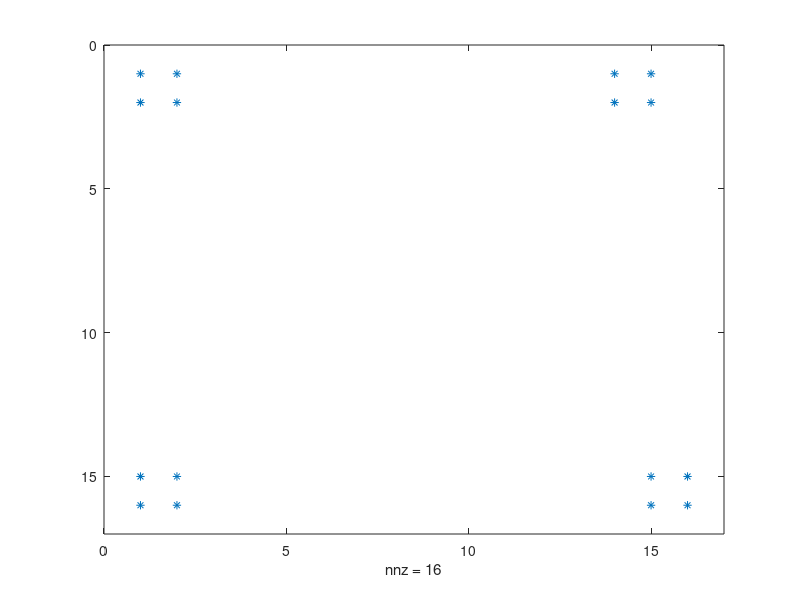

MATLAB code for this plot:
clc, clearvars, close all
function m = matris_maunal%skapar och skickar tillbaka starttillstånd i från figur 3 i uppgiften
    a = zeros(16);
    a(5:9,5)=1; a(5,7:11)=1; a(11,5:9)=1; a(7:11,11)=1;
    m=a;
end
%kolla med lärare om man får ändra input variabler från A till a
function antal = antalgrannar(A, rad, kol, sz) %funktion som ska ta in en matris(A) och index till matrisen (rad och kol) och ange antal grannar till den punkten. La till sz(size) men vet inte om det är tillåtet
    %måste göra något åt så man inte kollar utanför matris
    if rad==1 && kol==1 %börja med om i hörnen
        antal=A(rad,kol+1)+A(rad+1,kol+1)+A(rad+1,kol);
    elseif rad==1 && kol==sz(2)
        antal=A(rad,kol-1)+A(rad+1,kol-1)+A(rad+1,kol);
    elseif rad==sz(1) && kol==sz(2)
        antal=A(rad-1,kol-1)+A(rad-1,kol)+A(rad,kol-1);
    elseif rad==sz(1) && kol==1
        antal=A(rad-1,kol)+A(rad-1,kol+1)+A(rad,kol+1);
    elseif rad==1 %kolla längs väggarna
        antal=A(rad,kol-1)+A(rad,kol+1)+A(rad+1,kol-1)+A(rad+1,kol)+A(rad+1,kol+1);
    elseif rad==sz(1)
        antal=A(rad,kol-1)+A(rad,kol+1)+A(rad-1,kol-1)+A(rad-1,kol)+A(rad-1,kol+1);
    elseif kol==1
        antal=A(rad-1,kol)+A(rad-1,kol+1)+A(rad,kol+1)+A(rad+1,kol)+A(rad+1,kol+1);
    elseif kol==sz(2)
        antal=A(rad-1,kol)+A(rad-1,kol-1)+A(rad,kol-1)+A(rad+1,kol)+A(rad+1,kol-1);
    else %inte längs kant
        antal=A(rad-1,kol-1)+A(rad-1,kol)+A(rad-1,kol+1)+A(rad,kol-1)+A(rad,kol+1)+A(rad+1,kol-1)+A(rad+1,kol)+A(rad+1,kol+1);
    end
end
function a = levnadsregler(b, rad, kol, d)%funktion som tar in en matris(b), ett index matrisen (rad, kol) och d som säger om index ska ändras och vad det ska ändras till. Kan sätta d till antal grannar vid ett index
    if b(rad,kol)==1 %olika situation om det finns en levande cell i index eller inte
        if d==2 || d==3
            a=1;
        else
            a=0;
        end
    else
        if d==3
            a=1;
        else
            a=0;
        end
    end
end
function app()
    a=matris_maunal;
    sz=size(a);%(antal rader, antal kolumner)
    %behöver lopa igenom hela matrisen och få grannar på varje index på matrisen
    k=0;
    while k<100
        b=[];
        i=1;
        while i<=sz(1)
            j=1;
            while j<=sz(2)
                b(i,j)=antalgrannar(a,i,j,sz);%kolla om i och j ska byta plats
                j=j+1;
            end
            i=i+1;
        end
        %spy(b)
        i=1;
        while i<=sz(1)
            j=1;
            while j<=sz(2)
                a(i,j)=levnadsregler(a,i,j,b(i,j));
                j=j+1;
            end
            i=i+1;
        end
        k=k+1;
    end
    spy(a)
end
app()